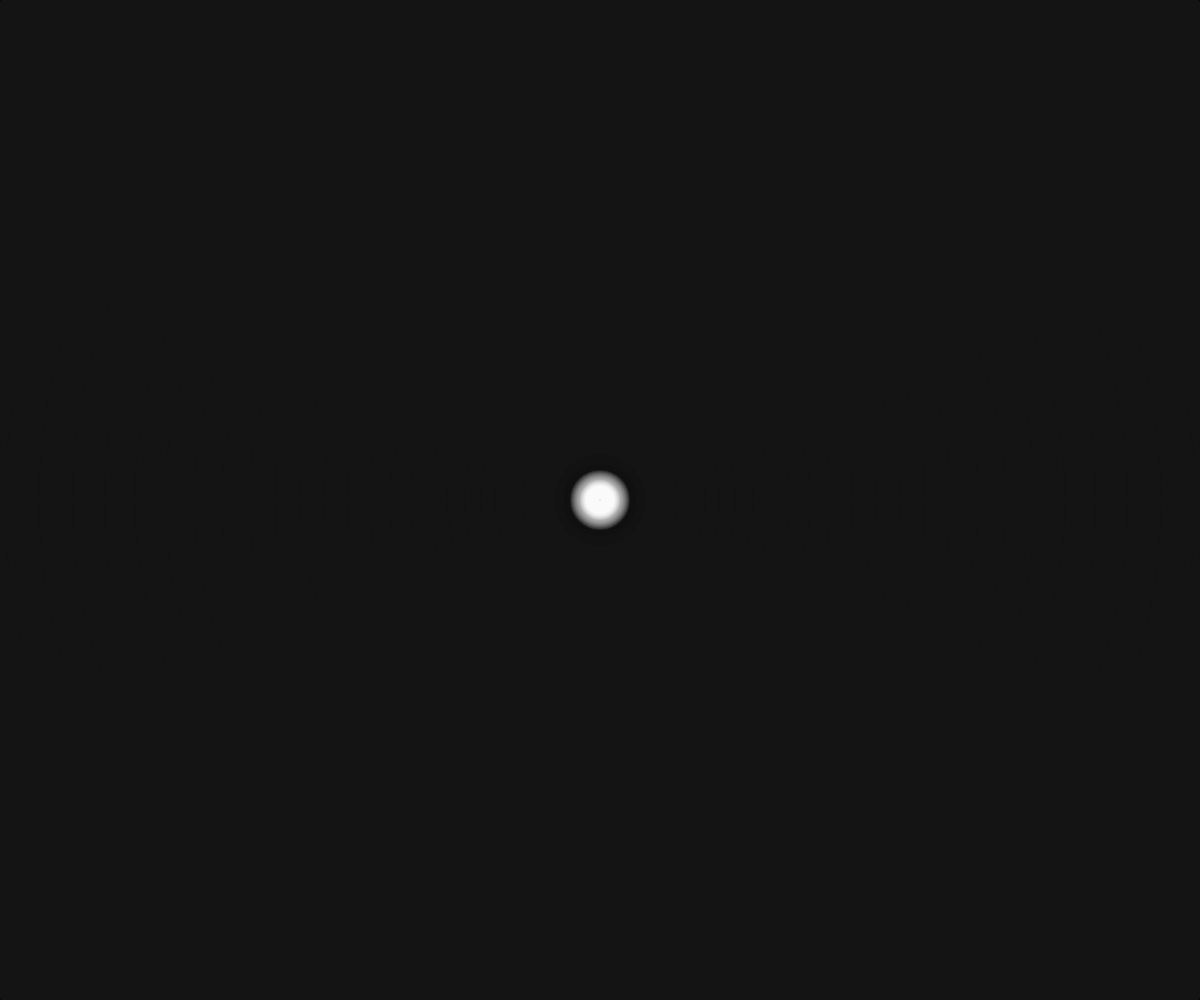
Frame 1 (no input)
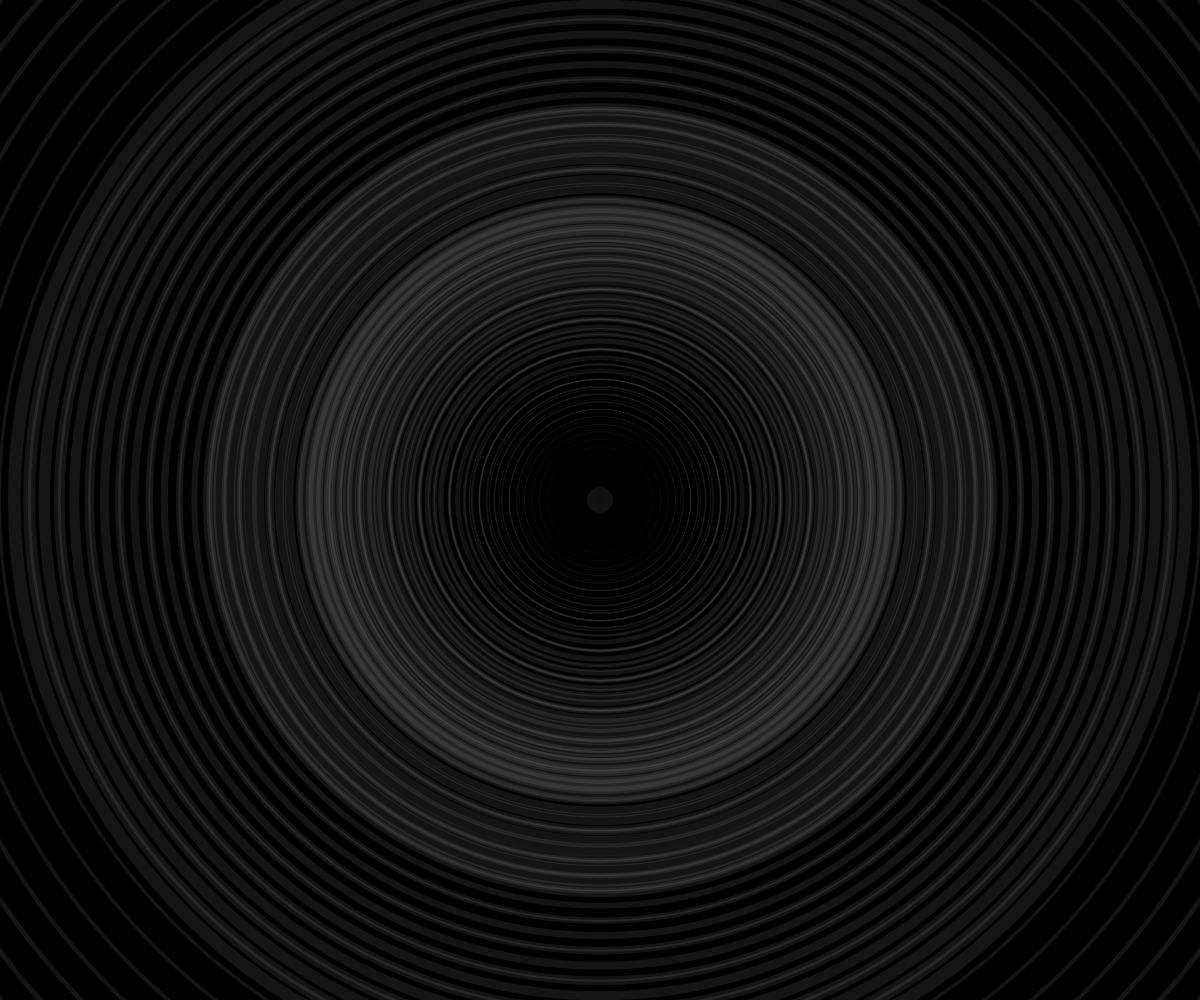
Frame 60 (no input)
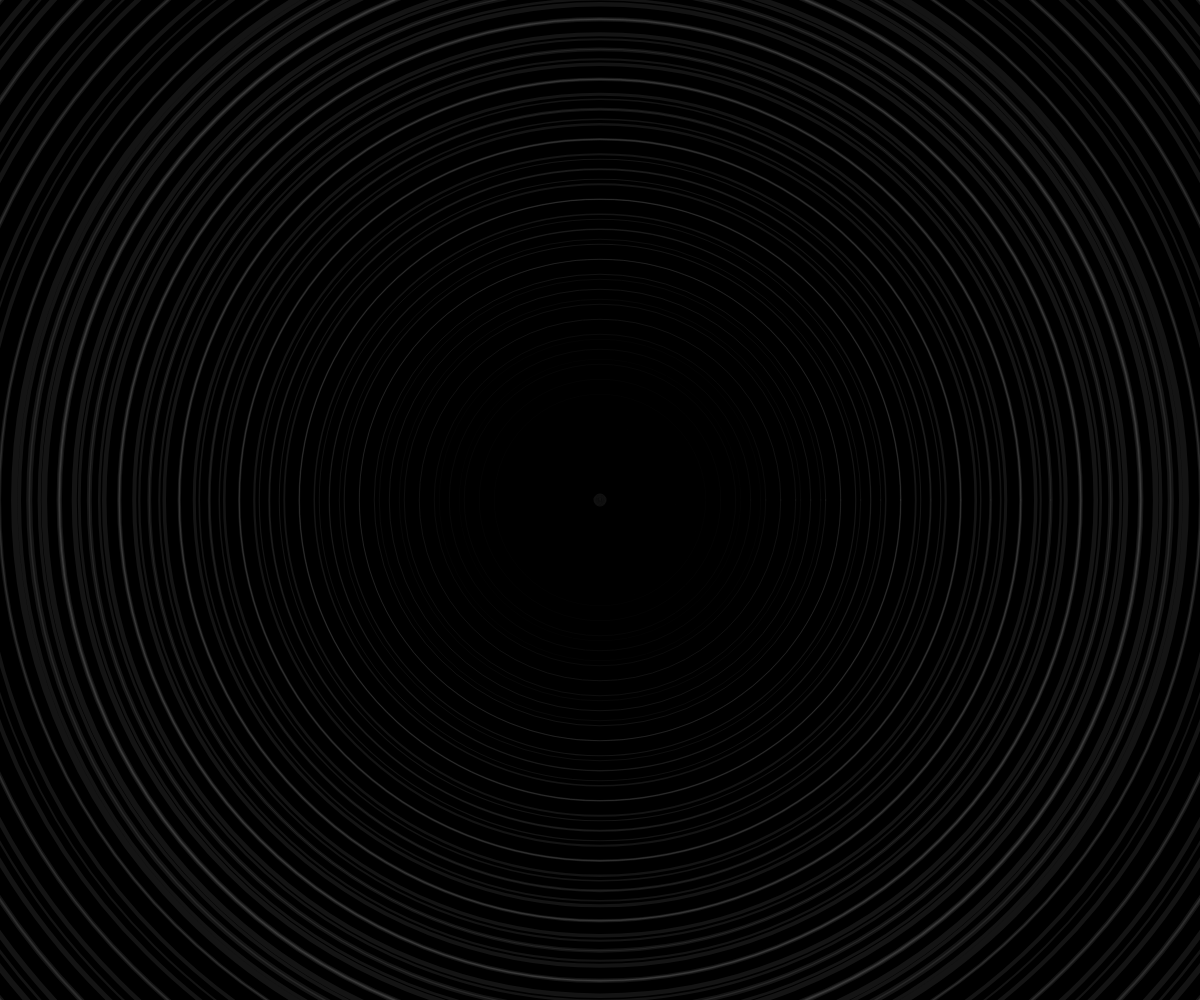
Frame 120 (the mouse pressed at the canvas centre since frame 60)

The p5.js sketch that drew these frames (run headless with seeded random() and noise() and a simulated clock; from frame 60 on, the mouse is pressed at the canvas centre):

// p5.js sketch
// ── sketch.js
function setup() {
  createCanvas(windowWidth, windowHeight);
  background(10);
}

function draw() {
  background(0);
  circleModel();
}

function circleModel() {
  for (let i = 0; i < 40; i++) {
    for (let j = 0; j < 5; j++) {
      const colorRange = map(i, 0, 10, 0, 255);
      const frameCountRange = map(i, 0, frameCount, 0, i / 2, true);
      const circleSize = (i * frameCount) / j + 1.5;

      console.log(i, "i");
      console.log(j, "j");
      console.log(circleSize, "circleSize");
      console.log(colorRange, "colorRange");
      console.log(frameCountRange, "frameCountRange");

      noFill();
      stroke(colorRange, 20);
      strokeWeight(frameCountRange);

      ellipse(windowWidth / 2, windowHeight / 2, circleSize);
      if (j % 5 == 0) {
        strokeWeight(map(i, 0, frameCount, 0, i));
        ellipse(windowWidth / 2, windowHeight / 2, i / frameCount);
      }
    }
  }
}
